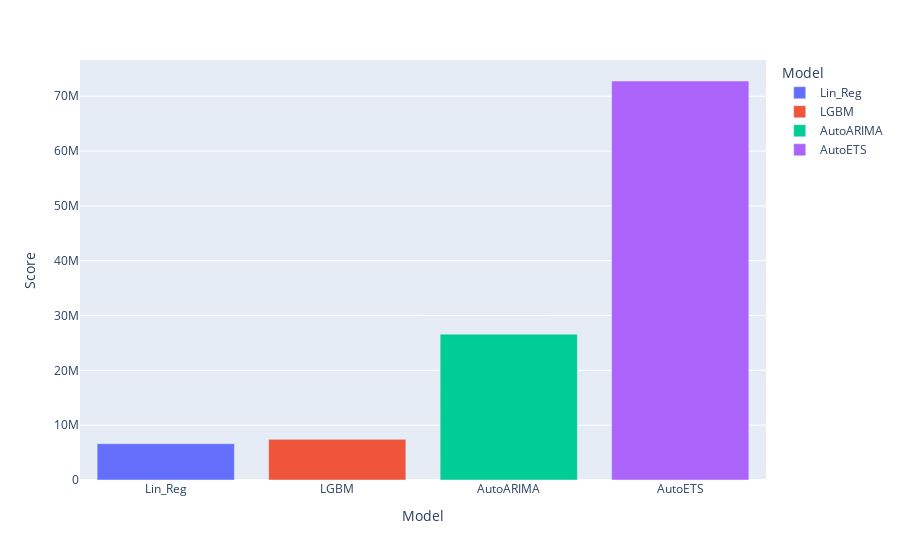

Source (notebook cell):
### Code cell
metric = 'MSE'
px.bar(metrics_frame.loc[metrics_frame.Metric == metric], x='Model', color='Model', y='Score')

### Figure 1 — Plotly figure (JSON) as saved in the notebook; plotly's stock layout.template omitted (floating-point values rounded to 4 significant figures)
{"data": [{"hovertemplate": "Model=%{x}<br>Score=%{y}<extra></extra>", "legendgroup": "Lin_Reg", "marker": {"color": "#636efa", "pattern": {"shape": ""}}, "name": "Lin_Reg", "orientation": "v", "showlegend": true, "textposition": "auto", "type": "bar", "x": ["Lin_Reg"], "xaxis": "x", "y": [6617000.0], "yaxis": "y"}, {"hovertemplate": "Model=%{x}<br>Score=%{y}<extra></extra>", "legendgroup": "LGBM", "marker": {"color": "#EF553B", "pattern": {"shape": ""}}, "name": "LGBM", "orientation": "v", "showlegend": true, "textposition": "auto", "type": "bar", "x": ["LGBM"], "xaxis": "x", "y": [7416000.0], "yaxis": "y"}, {"hovertemplate": "Model=%{x}<br>Score=%{y}<extra></extra>", "legendgroup": "AutoARIMA", "marker": {"color": "#00cc96", "pattern": {"shape": ""}}, "name": "AutoARIMA", "orientation": "v", "showlegend": true, "textposition": "auto", "type": "bar", "x": ["AutoARIMA"], "xaxis": "x", "y": [26610000.0], "yaxis": "y"}, {"hovertemplate": "Model=%{x}<br>Score=%{y}<extra></extra>", "legendgroup": "AutoETS", "marker": {"color": "#ab63fa", "pattern": {"shape": ""}}, "name": "AutoETS", "orientation": "v", "showlegend": true, "textposition": "auto", "type": "bar", "x": ["AutoETS"], "xaxis": "x", "y": [72780000.0], "yaxis": "y"}], "layout": {"barmode": "relative", "legend": {"title": {"text": "Model"}, "tracegroupgap": 0}, "margin": {"t": 60}, "xaxis": {"anchor": "y", "categoryarray": ["Lin_Reg", "LGBM", "AutoARIMA", "AutoETS"], "categoryorder": "array", "domain": [0, 1], "title": {"text": "Model"}}, "yaxis": {"anchor": "x", "domain": [0, 1], "title": {"text": "Score"}}}}
